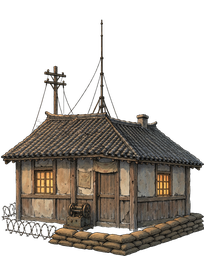
#> input picture assets/art/props/radio_station.png, 204 x 256 px, shrunk from 1024 x 1285 before the run, found by its file name
$ python process_radio_white.py
#> lines starting #> are read from the running program, lines starting #| are printed output that depends on the picture
# -*- coding: utf-8 -*-
"""v3.62: 清理 radio_station.png 的抠图残留。
两类残留（用户 2026-11-11 截图实锤，夜景下白色矩形刺眼）：
  1. 两个完全不透明的纯白矩形（天线杆两侧）——AI 生成时留下的实心白块；
  2. 旗布区域的「棋盘格假透明」（ImageGen 把透明画成了白/灰棋盘格，
     记忆里的老坑：假透明棋盘格）。
策略：32px tile 级判定——
  - 白矩形 tile：低饱和白像素占比 >0.82；
  - 棋盘 tile：白 + 棋盘灰(190~220)合计占比 >0.82 且两者都 >0.12；
命中 tile 内只抠除这两种像素（保留穿插的墨线），边缘 1px 羽化。
输出到 previews 先做深底对比，不直接覆盖。
"""
from PIL import Image
import sys, os

SRC = 'assets/art/props/radio_station.png'
OUT = 'tools/bridge_restyle/previews/radio_station_clean_preview.png'
TILE = 32

im = Image.open(SRC).convert('RGBA')
#> im is the input picture: PIL image 204x256 RGBA; mean R, G, B, A 44.9, 39.4, 33, 106.8
W, H = im.size
#> W = 204; H = 256
px = im.load()

def classify(p):
    r, g, b, a = p
    mx, mn = max(r, g, b), min(r, g, b)
    if a < 40:
        return None
    if mx - mn >= 16:
        return None          # 带色的内容（木、墨线、罩色）
    if mn >= 236:
        return 'w'           # 低饱和白
    if 188 <= mn <= 222:
        return 'c'           # 低饱和棋盘灰
    return None

# tile 统计
tiles = {}
for ty in range(0, H, TILE):
    for tx in range(0, W, TILE):
        w = c = tot = 0
        for y in range(ty, min(ty + TILE, H)):
            for x in range(tx, min(tx + TILE, W)):
                k = classify(px[x, y])
                if k == 'w': w += 1
                elif k == 'c': c += 1
                if k: tot += 1
        n = TILE * TILE
        if w / n > 0.82:
            tiles[(tx, ty)] = 'solid'
        elif (w + c) / n > 0.82 and w / n > 0.10 and c / n > 0.10:
            tiles[(tx, ty)] = 'checker'

print('hit tiles:', len(tiles))
#| hit tiles: 0
solid = sum(1 for v in tiles.values() if v == 'solid')
print('  solid-white:', solid, ' checker:', len(tiles) - solid)
#|   solid-white: 0  checker: 0

# 命中 tile 内抠白/棋盘灰像素 + 1px 羽化（把命中像素相邻的非命中低饱和像素压暗）
kill = set()
for (tx, ty) in tiles:
    for y in range(ty, min(ty + TILE, H)):
        for x in range(tx, min(tx + TILE, W)):
            if classify(px[x, y]) is not None:
                kill.add((x, y))
#> this loop made 0 passes

# 羽化：命中像素周围 1px 的其他低饱和像素降 alpha 到 90
soft = set()
for (x, y) in kill:
    for dy in (-1, 0, 1):
        for dx in (-1, 0, 1):
            nx, ny = x + dx, y + dy
            if 0 <= nx < W and 0 <= ny < H and (nx, ny) not in kill:
                r, g, b, a = px[nx, ny]
                mx, mn = max(r, g, b), min(r, g, b)
                if mx - mn < 16 and mn > 150:
                    soft.add((nx, ny))

for (x, y) in kill:
    r, g, b, a = px[x, y]
    px[x, y] = (r, g, b, 0)
for (x, y) in soft:
    r, g, b, a = px[x, y]
    px[x, y] = (r, g, b, 90)

# 深底预览（模拟夜景观感）
bg = Image.new('RGB', (W, H), (40, 36, 50))
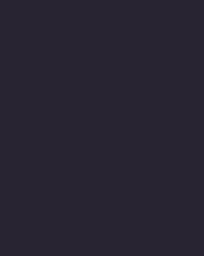
#> bg: PIL image 204x256 RGB; mean R, G, B 40, 36, 50
bg.paste(im, (0, 0), im)
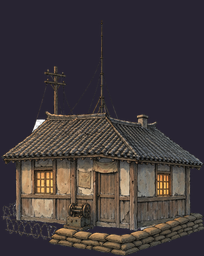
#> bg: PIL image 204x256 RGB; mean R, G, B 64.8, 57.1, 59.1
bg.save(OUT)
print('preview ->', OUT)

$ run again, with assets/art/props/bridge.png copied over assets/art/props/radio_station.png
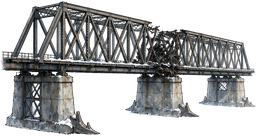
#> input picture assets/art/props/bridge.png, 256 x 136 px, shrunk from 1530 x 812 before the run, found by its file name
#> im is the input picture: PIL image 256x136 RGBA; mean R, G, B, A 54.1, 54.9, 55.1, 125.6
#| hit tiles: 0
#|   solid-white: 0  checker: 0
#> `bg.paste(im, (0, 0), im)`:
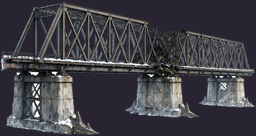
#> bg: PIL image 256x136 RGB; mean R, G, B 65.8, 64.4, 71.6

$ run again, with assets/art/props/bridge_autumn.png copied over assets/art/props/radio_station.png
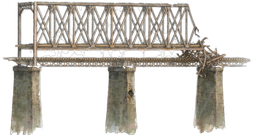
#> input picture assets/art/props/bridge_autumn.png, 256 x 136 px, shrunk from 1530 x 812 before the run, found by its file name
#> im is the input picture: PIL image 256x136 RGBA; mean R, G, B, A 66.4, 62.6, 56.3, 96.4
#| hit tiles: 0
#|   solid-white: 0  checker: 0
#> `bg.paste(im, (0, 0), im)`:
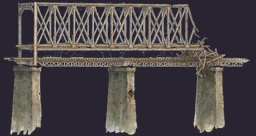
#> bg: PIL image 256x136 RGB; mean R, G, B 75.7, 69.8, 72.9
